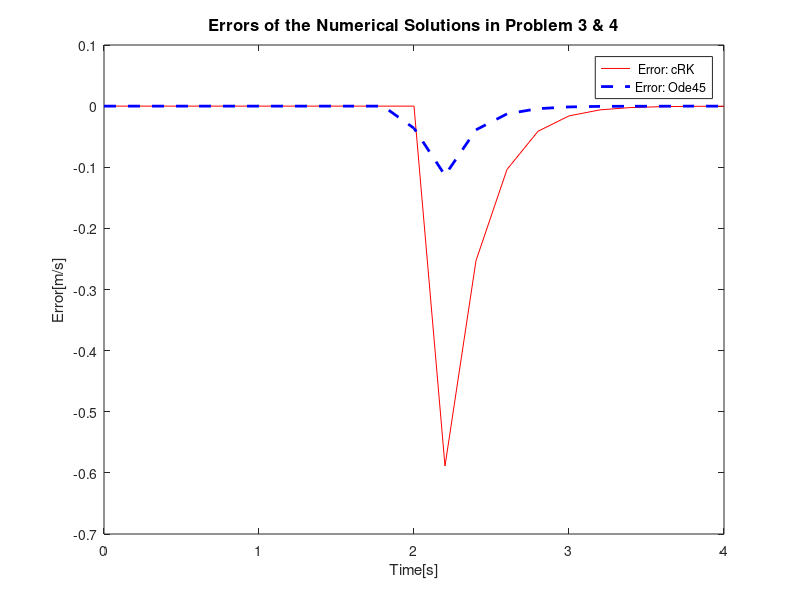

This chart was generated by the following MATLAB code:
%%Plotting the global errors

clear all;

t = [0:0.2:4];

load('frederick_hw2_p3');   %Load error from cRK

load('frederick_hw2_p4');   %Load error from ODE45

figure(10501);
plot(t, error_rk,'r-',t,error_ode,'b--','linewidth',2)  %Plotting both solutions
xlabel('Time[s]')
ylabel('Error[m/s]')
legend(' Error: cRK', 'Error: Ode45');
title('Errors of the Numerical Solutions in Problem 3 & 4', 'FontSize', 12)